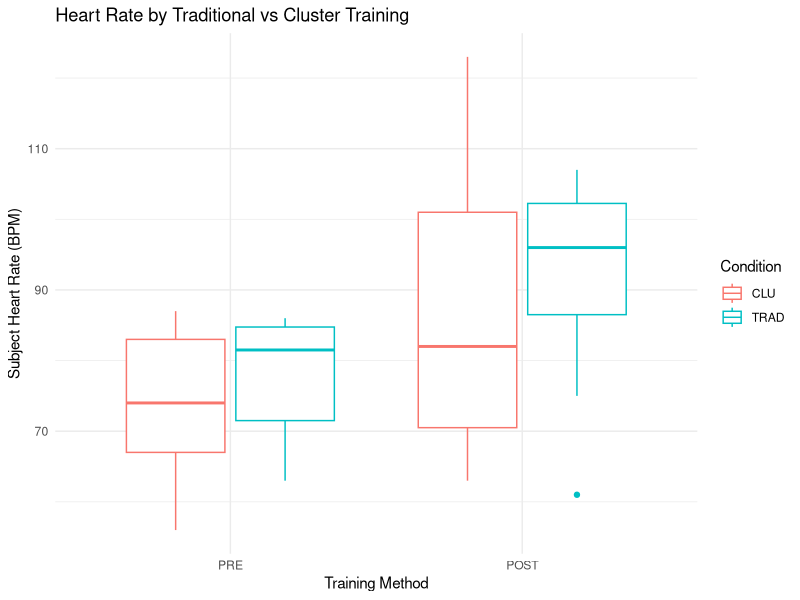
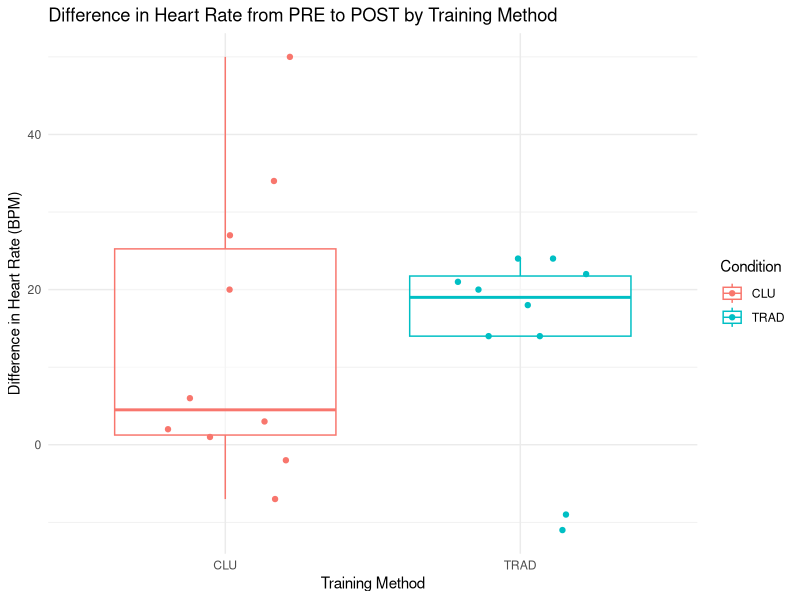

These figures' R source, in order:
# Init the Libraries
library(ggplot2)
library(readr)
library(dplyr)
library(tidyr)
library(tidyverse)

# Load the Data
hhp_data <- read_csv("Day 2/TRAD_CLU_group.csv")

# Inspect the data
glimpse(hhp_data)
summary(hhp_data)

# Clean the Data: AI HELPER Ensure Time ordering: PRE then POST
hhp_data <- hhp_data |> 
     mutate(Time = factor(Time, levels = c("PRE", "POST")))

# Report the Data: Part 1: Boxplot of Heart Rate by Traditional vs Cluster Training
ggplot(hhp_data, aes(x = Time, y = HR, color = Condition)) +
  geom_boxplot() +
  
  labs(title = "Heart Rate by Traditional vs Cluster Training",
       x = "Training Method",
       y = "Subject Heart Rate (BPM)") +
  theme_minimal()

# Report the Data: Part 2: The Difference in heartrate of PRE to POST by Traditional vs Cluster Training
hhp_data_diff <- hhp_data %>%
  pivot_wider(names_from = Time, values_from = HR) %>%
  mutate(Difference = POST - PRE)


ggplot(hhp_data_diff, aes(x = Condition, y = Difference, color = Condition)) +
  geom_boxplot(alpha=0.5,  outlier.shape = NA) +
  geom_jitter(width =0.23, height=0) +
  labs(title = "Difference in Heart Rate from PRE to POST by Training Method",
       x = "Training Method",
       y = "Difference in Heart Rate (BPM)") +
  theme_minimal()


# Additional Summary Statistics
aggregate(HR ~ Time + Condition, data = hhp_data, summary)





